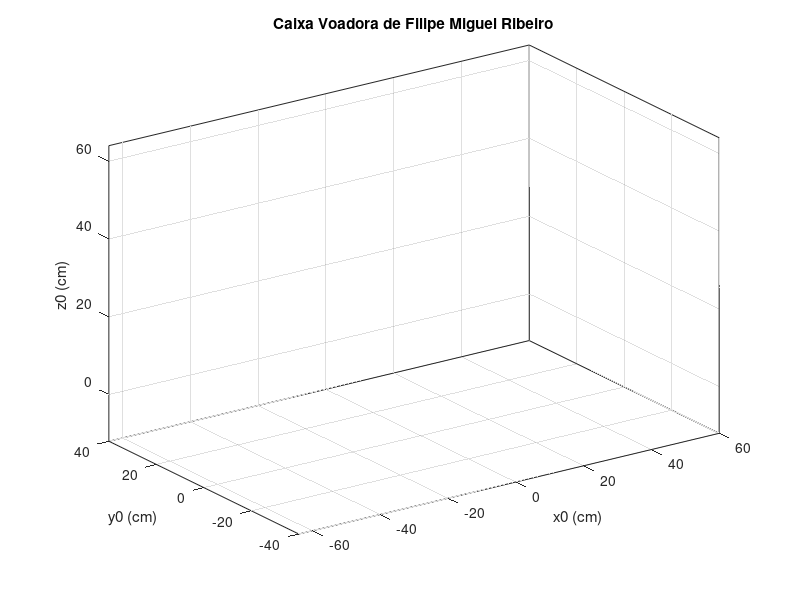

Reproduce this figure in MATLAB.
%% caixa_voadora_inicial.m
% 
% Este script de Matlab fornece o codigo inicial para o problema da caixa
% voadora do Trabalho 1.
% Os alunos devem modifica-lo para criar seu proprio script
% 
% Nome do aluno: Filipe Miguel Ribeiro
%
% Modifique o nome deste arquivo substituindo "inicial" por sua matricula.
% Por exemplo, caixa_voadora_12001234.m
%

%% SETUP

% Deleta todas variaveis do workspace do Matlab.
clear

% Carrega os dados do rastreador gravados durante o video.
% Esse arquivo de dados do MATLAB inclui o historico temporal das coordenadas
% em x, y, e z em centimetros, assim como o historico temporal dos angulos
% a, e, r em graus.

load caixa_voadora;

% Abre a figura 1 e de clear para estar pronto para plotagem.
figure(1);
clf;

%% DEFINICOES

% Precisamos trabalhar com 3 frames nesta simulacao
%
% Frame 0 eh o frame da camera, com x positivo para a direita,
% y positivo para tras, z positivo para cima.  Este eh o frame de referencia
% e eh o que plotamos no grafico. Sua origem coincide com a origem do frame 1.
%
% Frame 1 eh o frame do transmissor do sistema de rastreamento magnetico que
% fica sobre a mesa. Ele tem x positivo para frente, y positivo para a
% esquerda, e z positivo para baixo. Este eh o frame no qual as posicoes e
% orientacoes do sensor sao representadas. Sua origem eh proxima ao centro
% do transmissor (o cubo bege no video).
%
% Frame 2 eh o frame do sensor, que eh movido junto com a caixa.
% Seu eixo x sai horizontalmente da face frontal da caixa, na direcao da 
% palma da mao do usuario manipulando a caixa. Seu eixo x eh praticamente 
% horizontal durante o video e seu eixo z eh praticamente vertical.

% Defina a localizacao dos quatro vertices da caixa no frame do sensor
% (frame 2). O comprimento da caixa eh na direcao do eixo x do sensor e a
% largura eh na direcao do eixo y do sensor. Nos chamamos os vertices de
% pontos a, b, c, d (variaveis pa, pb, pc, and pd), e assumimos que o
% sensor estao no centro da caixa. Incluimos o escalar 1 no fim de cada um  
% desses vetores coluna para usa-los em transformacoes homogeneas. Voce 
% pode remover os 1's se nao for precisar deles, mas nao se esqueca de 
% comentar essa modificacao apropriadamente

box_length = 20;  % comprimento da caixa (cm)
box_width = 15;   % largura da caixa (cm)
pa2 = [-box_length/2 -box_width/2 0]';
pb2 = [ box_length/2 -box_width/2 0]';
pc2 = [ box_length/2  box_width/2 0]';
pd2 = [-box_length/2  box_width/2 0]';

%foi retirado os 1's pois nao foi implementado atraves de matriz homogenea

% skipfactor eh o numero de dados a pular entre plotagens
% Aumente para aumentar a velocidade da animacao
% Valor minimo de 1
skipfactor = 1; 

%% ANIMACAO
% Anima o movimento da caixa voadora

% Percorre os dados do comeco ao fim, pulando a um fator dado por skipfactor.
for i = 1:skipfactor:length(x_cm_history)
    % Carrega as posicoes x, y, z atuais do sensor a partir do historico.
    x = x_cm_history(i);
    y = y_cm_history(i);
    z = z_cm_history(i);
    
    % Carrega os angulos a, e, r atuais do sensor a partir do historico
    % Lembre-se que estes valores estao em graus. Se quiser converte-los
    % para outra unidade, aqui eh um bom lugar para faze-lo.
    a = a_degrees_history(i);
    e = e_degrees_history(i);
    r = r_degrees_history(i);

    % Faca seus calculos. Se voce fizer as coisas de forma direta, 
    % todo seu codigo devera ficar entre as linhas de asteriscos.
   % *******************************************************************
    
    % Coloque seus calculos aqui!
    %% Calculos
    
    %definindo uma matriz de rotacao R1_0 (frame 1 em relacao ao frame 0)
    %eh dado por uma rotacao de 180 graus em relacao a x0 seguida de uma rotacao
    %de 90 graus em torno de z0 atual
    R_x0_180 = [1 0 0;0 cos(pi) -sin(pi);0 sin(pi) cos(pi)];
    R_z0_90 = [cos(pi/2) -sin(pi/2) 0;0 sin(pi/2) cos(pi/2);0 0 1];
    R1_0 = R_z0_90*R_x0_180;
    %definindo uma matriz de rotacao R2_1 (frame 2 em relacao ao frame 1)
    %basta uma rotacao em torno de x1 de 180 graus depois uma sequencia de
    %rotacoes seguidas de r graus em x, e graus em y, e a graus em z
    R_x1_180 = [1 0 0;0 cos(pi) -sin(pi);0 sin(pi) cos(pi)];
    R_x1_a = [1 0 0;0 cos(r*pi/180) -sin(r*pi/180);0 sin(r*pi/180) cos(r*pi/180)];
    R_y1_e = [cos(e*pi/180) 0 sin(e*pi/180);0 1 0;-sin(e*pi/180) 0 cos(r*pi/180)];
    R_z1_a = [cos(a*pi/180) -sin(a*pi/180) 0;0 sin(a*pi/180) cos(a*pi/180);0 0 1];
    
    R2_1 = R_z1_a*R_y1_e*R_x1_a;
    
    % Voce nao pode usar nenhuma funcao do MATLAB, biblioteca ou codigo 
    % externo que trabalhe com matrizes de rotacao, transformadas homogeneas,
    % angulos de Euler, roll/pitch/yaw ou topicos relacionados. 
    % Ao inves disso, voce devera codificar todos os cilculos voce mesmo, 
    % usando apenas funcoes de baixo nivel como sind, cosd, e matematica 
    % de vetor/matriz.
    
    % Calcule a posicao de cada vertice no frame da camera. Por enquanto,
    % nos apenas setamos os vertices para serem iguais as posicoes no frame 2, 
    % com um aumento no vertice c. Voce deve mudar isso!
    
    %% Utilizando frame atual
    
    pa0 = R1_0*R2_1*pa2 + [x y z]';
    pb0 = R1_0*R2_1*pb2 + [x y z]';
    pc0 = R1_0*R2_1*pc2 + [x y z]';
    pd0 = R1_0*R2_1*pd2 + [x y z]';
    
    %utilizando frame fixo teriamos do frame 0 para o frame 1 uma rotacao
    %de 90 graus em torno de z0 seguida de uma rotacao de 180 graus em
    %torno de x0 fixo
    
    R_z0_90 = [cos(pi/2) -sin(pi/2) 0;0 sin(pi/2) cos(pi/2);0 0 1];
    R_x0_180 = [1 0 0;0 cos(pi) -sin(pi);0 sin(pi) cos(pi)];
    
    R1_0 = R_x0_180*R_z0_90;
    
    %% Utilizando frame fixo
    
    %pa0 = R1_0*R2_1*pa2 + [x y z]';
    %pb0 = R1_0*R2_1*pb2 + [x y z]';
    %pc0 = R1_0*R2_1*pc2 + [x y z]';
    %pd0 = R1_0*R2_1*pd2 + [x y z]';
    
    %OBS: Para simular basta comentar uma das partes que atribui os valores
    %a pa0 pb0 pc0 pd0
    
    %Percebe que a simulacao eh bem semelhante so mudou a orientacao da
    %caixa
    
    % Se seu codigo roda, mas voce nao consegue ver nada no seu plot,
    % comente ou modifique o comando axis([...]) na secao de plot abaixo.
    
    % Todos os seus calculos devem ser feitos aqui. Sua resposta para as 
    % coordenadas dos vertices da caixa no frame 0 devem ser armazenadas
    % nas variaveis pa0, pb0, pc0, and pd0. 
    % *******************************************************************

    % Coloca os quatro pontos juntos para facilitar plotagem
    % Os pontos estaoo todos no frame da camera (frame 0)
    points0 = [pa0 pb0 pc0 pd0];
    
    % Formata o plot se for desenhar pela primeira vez
    if (i == 1)

        % Plota os pontos como uma regiao cinza (caixa)
        h = fill3(points0(1,:),points0(2,:),points0(3,:),[.2 .2 .2]);
        
        % Reforca simetria entre x, y, e z
        axis equal;
        
        % Seta o volume de vizualizacao. Se nao conseguir ver nada no seu
        % plot, voce devera aumentar o range ou comentar esse comando.
        % A ordem eh xmin xmax ymin ymax zmin zmax.
        axis([-64 60 -40 40 -12 64])
        
        % Seta o angulo de visao para ficar similar ao da camera.
        view(-35,20)
        
        % Label dos eixos, incluindo unidades de medida entre parentesis.
        xlabel('x0 (cm)')
        ylabel('y0 (cm)')
        zlabel('z0 (cm)')
        
        % Liga os grids para facilitar vizualizacao das paredes
        grid on
        title('Caixa Voadora de Filipe Miguel Ribeiro') % Atualize com seu nome
    else
        
        % Seta a localizacao dos vertices para os pontos atuais
        % Usando set e o handle de plot desta forma eh mais rapido
        % que replotar tudo
        set(h,'xdata',points0(1,:),'ydata',points0(2,:),'zdata',points0(3,:))
        
    end
    
    % Pausa por um curto periodo de tempo para permitir visualizar animacao
    pause(0.015)
    
end
